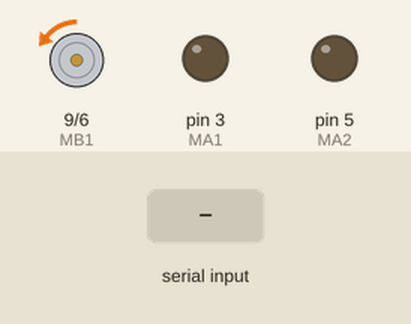
This sketch was run on a simulated Arduino Uno, built with avr-gcc and run on an emulated ATmega328P. Parts: motor-driver pin pairs drawn as motors (green arrow = first pin HIGH = forward, orange = second pin HIGH = backward, longer = more drive), output pins drawn as LEDs (lit = HIGH). The inputs (shaded band) are chosen by the test bench.

Above: at 1.2 s.
1.3 s: byte 30 received over Serial
At 2.1 s:
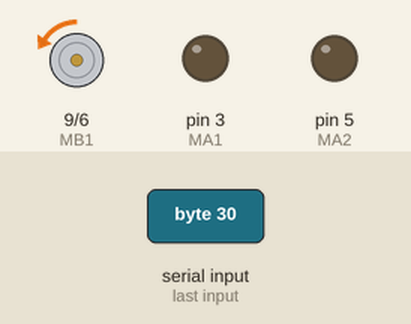
2.8 s: byte 90 received over Serial
At 3.2 s:
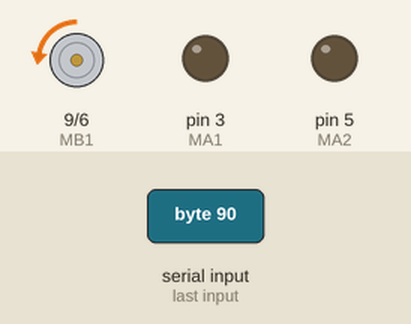
Timing chart, 0 to 5.8 s (numbered marks = the images above; inputs shaded):
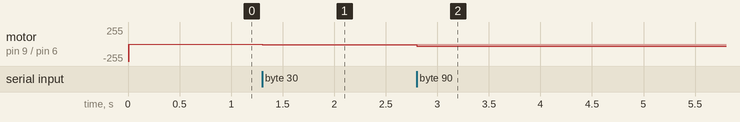

The sketch:

SerialFanController.ino
```cpp
#define MA1 3
#define MA2 5
#define MB1 9
#define MB2 6

#define LOWPASS_WINDOW_LENGTH 10
int value_buf[LOWPASS_WINDOW_LENGTH];

int Filter(int Data_In)
{
	static char i = 0;
	char count;
	int sum=0;
	value_buf[i++] = Data_In;
	if ( i == LOWPASS_WINDOW_LENGTH )
		i = 0;
	for ( count=0 ; count < LOWPASS_WINDOW_LENGTH ; count++)
		sum += value_buf[count];
	return (int)(sum/LOWPASS_WINDOW_LENGTH);
}

void GPIO_Init()
{
	pinMode(MA1,OUTPUT);
	pinMode(MA2,OUTPUT);
	pinMode(MB1,OUTPUT);
	pinMode(MB2,OUTPUT);
	digitalWrite(MA2,LOW);
	digitalWrite(MB1,LOW);
}

void Motor_SetSpeed(unsigned char speedPercentage)
{
	unsigned char speedByte = map(speedPercentage,0,100,1,255);
	analogWrite(MB2,speedByte);
}

void setup()
{
	GPIO_Init();
        TCCR0B = TCCR0B & B11111000 | B00000010;
        Motor_SetSpeed(100);
        delay(100);
        Motor_SetSpeed(1);
        Serial.begin(9600);
}

unsigned char speedRcv = 0;

void loop()
{
	if(Serial.available())
	{
		speedRcv = Serial.read();
		Motor_SetSpeed(Filter(speedRcv));
	}
}
```

Measured:
- after the input at 1.3 s, motor on pin 9 (MB1) / pin 6 (MB2): backward 3/255 → backward 8/255 at once
- after the input at 2.8 s, motor on pin 9 (MB1) / pin 6 (MB2): backward 8/255 → backward 31/255 at once
